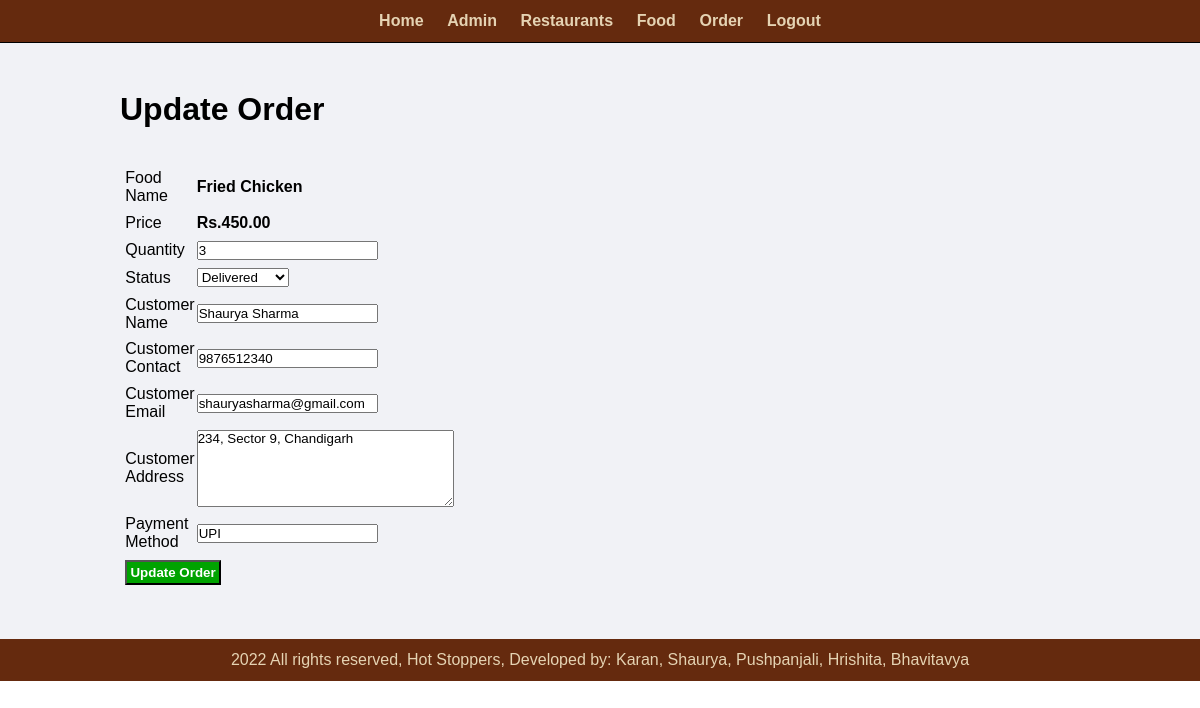
The page /admin/update-order.php?id=3 (signed in) on the database its author committed.
### tables this page shows
CREATE TABLE `tbl_order` (
  `id` int(10) UNSIGNED NOT NULL,
  `food` varchar(150) NOT NULL,
  `price` decimal(10,2) NOT NULL,
  `quantity` int(11) NOT NULL,
  `total` decimal(10,2) NOT NULL,
  `order_date` datetime NOT NULL,
  `status` varchar(50) NOT NULL,
  `customer_name` varchar(150) NOT NULL,
  `customer_contact` varchar(20) NOT NULL,
  `customer_email` varchar(150) NOT NULL,
  `customer_address` varchar(255) NOT NULL,
  `payment_method` varchar(250) NOT NULL
);

### admin/update-order.php (the view, shortened to what this page needs)
<?php include('partials/menu.php'); ?>
<div class="main-content">
<div class="wrapper">
    <h1>Update Order</h1>
    <br><br>
    <?php
    if(isset($_GET['id']))
    {
        $id = $_GET['id'];
        $sql = "SELECT * FROM tbl_order WHERE id=$id;";
        $res = mysqli_query($conn, $sql);
        $count = mysqli_num_rows($res);
        if($count==1)
        {
            $row=mysqli_fetch_assoc($res);
            $food = $row['food'];
            $price = $row['price'];
            $quantity = $row['quantity'];
            $status = $row['status'];
            $customer_name = $row['customer_name'];
            $customer_contact = $row['customer_contact'];
            $customer_email = $row['customer_email'];
            $customer_address = $row['customer_address'];
            $payment_method = $row['payment_method'];
        }
        else
        {
            header('location'.SITEURL.'admin/manage-order.php');
        }
    }
    else
    {
        header('location'.SITEURL.'admin/manage-order.php');
    }
    ?>
    <form action="" method="POST">
        <table class="tbl-30">
            <tr>
                <td>Food Name</td>
                <td><b><?php echo $food; ?></b></td>
            </tr>
            <tr>
                <td>Price</td>
                <td><b> Rs.<?php echo $price; ?></b></td>
            </tr>
            <tr>
                <td>Quantity</td>
                <td>
                    <input type="number" name="quantity" value="<?php echo $quantity; ?>">
                </td>
            </tr>
            <tr>
                <td>Status</td>
                <td>
                    <select name="status">
                        <option <?php if($status=="Delivered"){echo "selected";} ?> value="Delivered">Delivered</option>
                    </select>
                </td>
            </tr>
            <tr>
                <td>Customer Name</td>
                <td>
                    <input type="text" name="customer_name" value="<?php echo $customer_name; ?>">
                </td>
            </tr>
            <tr>
                <td>Customer Contact</td>
                <td>
                    <input type="text" name="customer_contact" value="<?php echo $customer_contact; ?>">
                </td>
            </tr>
            <tr>
                <td>Customer Email</td>
                <td>
                    <input type="text" name="customer_email" value="<?php echo $customer_email; ?>">
                </td>
            </tr>
            <tr>
                <td>Customer Address</td>
                <td>
                    <textarea name="customer_address"  cols="30" rows="5"><?php echo $customer_address; ?></textarea>
                </td>
            </tr>
            <tr>
                <td>Payment Method</td>
                <td>
                    <input type="text" name="payment_method" value="<?php echo $payment_method; ?>">
                </td>
            </tr>
            <tr>
                <td colspan="2">
                    <input type="submit" name="submit" value="Update Order" class="btn-secondary">
                </td>
            </tr>
        </table>
    </form>
</div>
</div>
<?php include('partials/footer.php'); ?>

### css/admin.css (style rules this page uses)
* { margin: 0; padding: 0; font-family: Arial, Helvetica, sans-serif; }
.wrapper { padding: 1%; width: 80%; margin: 0 auto; }
.tbl-30 { width: 30%; }
table tr td { padding: 1%; }
.btn-secondary { background-color: #00A300; padding: 1%; color: white; text-decoration: none; font-weight: bold; }
.main-content { background-color: #f1f2f6; padding: 3% 0; }

### rows shown on the page
tbl_order: food "Fried Chicken", price "450.00", quantity "3", status "Delivered", customer_name "Shaurya Sharma", customer_contact "9876512340", customer_email "shauryasharma@gmail.com", customer_address "234, Sector 9, Chandigarh", payment_method "UPI"
